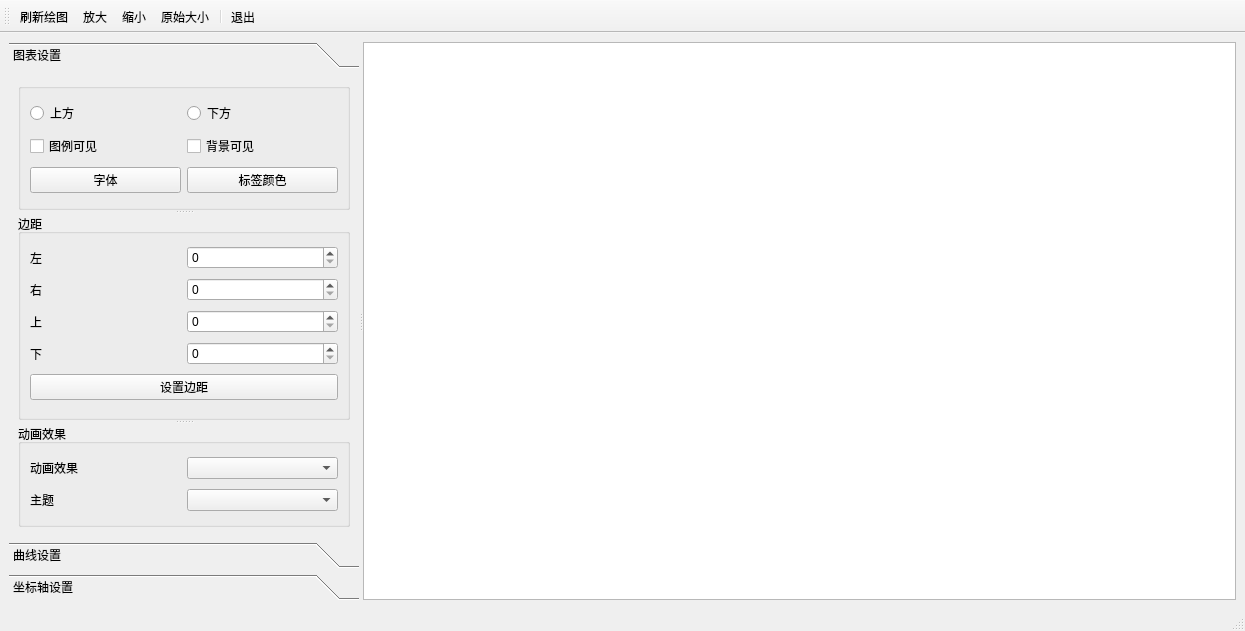
<?xml version="1.0" encoding="UTF-8"?>
<ui version="4.0">
 <class>linechart_window</class>
 <widget class="QMainWindow" name="linechart_window">
  <property name="geometry">
   <rect>
    <x>0</x>
    <y>0</y>
    <width>1245</width>
    <height>631</height>
   </rect>
  </property>
  <property name="windowTitle">
   <string>linechart_window</string>
  </property>
  <widget class="QWidget" name="centralwidget">
   <layout class="QGridLayout" name="gridLayout_14">
    <item row="0" column="0">
     <widget class="QSplitter" name="splitter_4">
      <property name="orientation">
       <enum>Qt::Horizontal</enum>
      </property>
      <widget class="QToolBox" name="toolBox">
       <property name="maximumSize">
        <size>
         <width>350</width>
         <height>16777215</height>
        </size>
       </property>
       <property name="currentIndex">
        <number>0</number>
       </property>
       <widget class="QWidget" name="pageSetCharts">
        <property name="geometry">
         <rect>
          <x>0</x>
          <y>0</y>
          <width>350</width>
          <height>420</height>
         </rect>
        </property>
        <attribute name="icon">
         <iconset resource="lienchart.qrc">
          <normaloff>:/images/linechart/3.ico</normaloff>:/images/linechart/3.ico</iconset>
        </attribute>
        <attribute name="label">
         <string>图表设置</string>
        </attribute>
        <layout class="QGridLayout" name="gridLayout_4">
         <item row="0" column="0">
          <widget class="QSplitter" name="splitter">
           <property name="orientation">
            <enum>Qt::Vertical</enum>
           </property>
           <widget class="QGroupBox" name="groupBox">
            <property name="title">
             <string/>
            </property>
            <layout class="QGridLayout" name="gridLayout_2">
             <item row="0" column="0">
              <widget class="QRadioButton" name="radioButtonTop">
               <property name="text">
                <string>上方</string>
               </property>
              </widget>
             </item>
             <item row="0" column="1">
              <widget class="QRadioButton" name="radioButtonBottom">
               <property name="text">
                <string>下方</string>
               </property>
              </widget>
             </item>
             <item row="1" column="0">
              <widget class="QCheckBox" name="checkBoxLegendVisible">
               <property name="text">
                <string>图例可见</string>
               </property>
              </widget>
             </item>
             <item row="1" column="1">
              <widget class="QCheckBox" name="checkBoxBackgroundVisible">
               <property name="text">
                <string>背景可见</string>
               </property>
              </widget>
             </item>
             <item row="2" column="0">
              <widget class="QPushButton" name="pushButtonLegendFont">
               <property name="text">
                <string>字体</string>
               </property>
              </widget>
             </item>
             <item row="2" column="1">
              <widget class="QPushButton" name="pushButtonLegendColor">
               <property name="text">
                <string>标签颜色</string>
               </property>
              </widget>
             </item>
            </layout>
           </widget>
           <widget class="QGroupBox" name="groupBox_2">
            <property name="title">
             <string>边距</string>
            </property>
            <layout class="QGridLayout" name="gridLayout">
             <item row="0" column="0">
              <widget class="QLabel" name="label">
               <property name="text">
                <string>左</string>
               </property>
              </widget>
             </item>
             <item row="0" column="1">
              <widget class="QSpinBox" name="spinBoxLeft"/>
             </item>
             <item row="1" column="0">
              <widget class="QLabel" name="label_2">
               <property name="text">
                <string>右</string>
               </property>
              </widget>
             </item>
             <item row="1" column="1">
              <widget class="QSpinBox" name="spinBoxRight"/>
             </item>
             <item row="2" column="0">
              <widget class="QLabel" name="label_3">
               <property name="text">
                <string>上</string>
               </property>
              </widget>
             </item>
             <item row="2" column="1">
              <widget class="QSpinBox" name="spinBoxTop"/>
             </item>
             <item row="3" column="0">
              <widget class="QLabel" name="label_4">
               <property name="text">
                <string>下</string>
               </property>
              </widget>
             </item>
             <item row="3" column="1">
              <widget class="QSpinBox" name="spinBoxBottom"/>
             </item>
             <item row="4" column="0" colspan="2">
              <widget class="QPushButton" name="pushButtonMarginSet">
               <property name="text">
                <string>设置边距</string>
               </property>
              </widget>
             </item>
            </layout>
           </widget>
           <widget class="QGroupBox" name="groupBox_3">
            <property name="title">
             <string>动画效果</string>
            </property>
            <layout class="QGridLayout" name="gridLayout_3">
             <item row="0" column="0">
              <widget class="QLabel" name="label_5">
               <property name="text">
                <string>动画效果</string>
               </property>
              </widget>
             </item>
             <item row="0" column="1">
              <widget class="QComboBox" name="comboBoxAnimation"/>
             </item>
             <item row="1" column="0">
              <widget class="QLabel" name="label_6">
               <property name="text">
                <string>主题</string>
               </property>
              </widget>
             </item>
             <item row="1" column="1">
              <widget class="QComboBox" name="comboBoxTopic"/>
             </item>
            </layout>
           </widget>
          </widget>
         </item>
        </layout>
       </widget>
       <widget class="QWidget" name="pageSetCurve">
        <attribute name="icon">
         <iconset resource="lienchart.qrc">
          <normaloff>:/images/linechart/dis3.ico</normaloff>:/images/linechart/dis3.ico</iconset>
        </attribute>
        <attribute name="label">
         <string>曲线设置</string>
        </attribute>
        <layout class="QGridLayout" name="gridLayout_8">
         <item row="0" column="0">
          <widget class="QSplitter" name="splitter_2">
           <property name="orientation">
            <enum>Qt::Vertical</enum>
           </property>
           <widget class="QGroupBox" name="groupBox_4">
            <property name="title">
             <string>曲线外观</string>
            </property>
            <layout class="QGridLayout" name="gridLayout_5">
             <item row="0" column="0">
              <widget class="QPushButton" name="pushButtonSeqName">
               <property name="text">
                <string>序列名称</string>
               </property>
              </widget>
             </item>
             <item row="0" column="1">
              <widget class="QLineEdit" name="lineEditSeqName"/>
             </item>
             <item row="1" column="0">
              <widget class="QCheckBox" name="checkBoxSeqVisible">
               <property name="text">
                <string>序列可见</string>
               </property>
              </widget>
             </item>
             <item row="1" column="1">
              <widget class="QCheckBox" name="checkBoxDataPointVisible">
               <property name="text">
                <string>数据点可见</string>
               </property>
              </widget>
             </item>
             <item row="2" column="0">
              <widget class="QPushButton" name="pushButtonCurveColor">
               <property name="text">
                <string>曲线颜色</string>
               </property>
              </widget>
             </item>
             <item row="2" column="1">
              <widget class="QPushButton" name="pushButtonCurvePen">
               <property name="text">
                <string>曲线Pen</string>
               </property>
              </widget>
             </item>
             <item row="3" column="0">
              <widget class="QLabel" name="label_7">
               <property name="text">
                <string>透明度</string>
               </property>
              </widget>
             </item>
             <item row="3" column="1">
              <widget class="QSlider" name="horizontalSliderTransparency">
               <property name="orientation">
                <enum>Qt::Horizontal</enum>
               </property>
              </widget>
             </item>
            </layout>
           </widget>
           <widget class="QGroupBox" name="groupBox_5">
            <property name="title">
             <string>数据点标签</string>
            </property>
            <layout class="QGridLayout" name="gridLayout_6">
             <item row="0" column="0">
              <widget class="QCheckBox" name="checkBoxLabelDataPointVisible">
               <property name="text">
                <string>数据点标签可见</string>
               </property>
              </widget>
             </item>
             <item row="1" column="0">
              <widget class="QPushButton" name="pushButtonLabelColor">
               <property name="text">
                <string>标签颜色</string>
               </property>
              </widget>
             </item>
             <item row="2" column="0">
              <widget class="QPushButton" name="pushButtonLabelFont">
               <property name="text">
                <string>标签字体</string>
               </property>
              </widget>
             </item>
            </layout>
           </widget>
           <widget class="QGroupBox" name="groupBox_6">
            <property name="title">
             <string>标签格式</string>
            </property>
            <layout class="QGridLayout" name="gridLayout_7">
             <item row="0" column="0">
              <widget class="QRadioButton" name="radioButtonYPoint">
               <property name="text">
                <string>y@point</string>
               </property>
              </widget>
             </item>
             <item row="1" column="0">
              <widget class="QRadioButton" name="radioButtonXYPoint">
               <property name="text">
                <string>（x@point, y@point）</string>
               </property>
              </widget>
             </item>
            </layout>
           </widget>
          </widget>
         </item>
        </layout>
       </widget>
       <widget class="QWidget" name="pageSetAxis">
        <property name="geometry">
         <rect>
          <x>0</x>
          <y>0</y>
          <width>329</width>
          <height>877</height>
         </rect>
        </property>
        <attribute name="icon">
         <iconset resource="lienchart.qrc">
          <normaloff>:/images/linechart/f14.ico</normaloff>:/images/linechart/f14.ico</iconset>
        </attribute>
        <attribute name="label">
         <string>坐标轴设置</string>
        </attribute>
        <layout class="QGridLayout" name="gridLayout_15">
         <item row="0" column="0">
          <widget class="QSplitter" name="splitter_3">
           <property name="orientation">
            <enum>Qt::Vertical</enum>
           </property>
           <widget class="QGroupBox" name="groupBox_7">
            <property name="title">
             <string>设置坐标轴对象</string>
            </property>
            <layout class="QGridLayout" name="gridLayout_17">
             <item row="0" column="0">
              <widget class="QRadioButton" name="radioButton">
               <property name="text">
                <string>X</string>
               </property>
              </widget>
             </item>
             <item row="0" column="1">
              <widget class="QRadioButton" name="radioButton_2">
               <property name="text">
                <string>Y</string>
               </property>
              </widget>
             </item>
            </layout>
           </widget>
           <widget class="QGroupBox" name="groupBox_8">
            <property name="title">
             <string>坐标轴总体</string>
            </property>
            <layout class="QGridLayout" name="gridLayout_9">
             <item row="0" column="0">
              <widget class="QLabel" name="label_8">
               <property name="text">
                <string>最小值</string>
               </property>
              </widget>
             </item>
             <item row="0" column="1">
              <widget class="QDoubleSpinBox" name="doubleSpinBox"/>
             </item>
             <item row="1" column="0">
              <widget class="QLabel" name="label_9">
               <property name="text">
                <string>最大值</string>
               </property>
              </widget>
             </item>
             <item row="1" column="1">
              <widget class="QDoubleSpinBox" name="doubleSpinBox_2"/>
             </item>
             <item row="2" column="0">
              <widget class="QCheckBox" name="checkBox">
               <property name="text">
                <string>是否可见</string>
               </property>
              </widget>
             </item>
             <item row="3" column="0" colspan="2">
              <widget class="QPushButton" name="pushButton">
               <property name="text">
                <string>设置坐标轴范围</string>
               </property>
              </widget>
             </item>
            </layout>
           </widget>
           <widget class="QGroupBox" name="groupBox_9">
            <property name="title">
             <string>坐标轴标题</string>
            </property>
            <layout class="QGridLayout" name="gridLayout_10">
             <item row="0" column="0">
              <widget class="QPushButton" name="pushButton_2">
               <property name="text">
                <string>设置标题</string>
               </property>
              </widget>
             </item>
             <item row="0" column="1">
              <widget class="QLineEdit" name="lineEdit"/>
             </item>
             <item row="1" column="0">
              <widget class="QPushButton" name="pushButton_3">
               <property name="text">
                <string>设置字体</string>
               </property>
              </widget>
             </item>
             <item row="1" column="1">
              <widget class="QCheckBox" name="checkBox_2">
               <property name="text">
                <string>标题是否可见</string>
               </property>
              </widget>
             </item>
            </layout>
           </widget>
           <widget class="QGroupBox" name="groupBox_10">
            <property name="title">
             <string>轴刻度标签</string>
            </property>
            <layout class="QGridLayout" name="gridLayout_11">
             <item row="0" column="0">
              <widget class="QPushButton" name="pushButton_4">
               <property name="text">
                <string>标签格式</string>
               </property>
              </widget>
             </item>
             <item row="0" column="1">
              <widget class="QLineEdit" name="lineEdit_2"/>
             </item>
             <item row="1" column="0">
              <widget class="QPushButton" name="pushButton_5">
               <property name="text">
                <string>文字颜色</string>
               </property>
              </widget>
             </item>
             <item row="1" column="1">
              <widget class="QPushButton" name="pushButton_6">
               <property name="text">
                <string>设置字体</string>
               </property>
              </widget>
             </item>
             <item row="2" column="0">
              <widget class="QCheckBox" name="checkBox_3">
               <property name="text">
                <string>标签是否可见</string>
               </property>
              </widget>
             </item>
            </layout>
           </widget>
           <widget class="QGroupBox" name="groupBox_11">
            <property name="title">
             <string>GridLine</string>
            </property>
            <layout class="QGridLayout" name="gridLayout_12">
             <item row="0" column="0">
              <widget class="QCheckBox" name="checkBox_4">
               <property name="text">
                <string>GridLineVisible</string>
               </property>
              </widget>
             </item>
             <item row="1" column="0">
              <widget class="QPushButton" name="pushButton_7">
               <property name="text">
                <string>GridLineForColor</string>
               </property>
              </widget>
             </item>
             <item row="2" column="0">
              <widget class="QPushButton" name="pushButton_8">
               <property name="text">
                <string>GridLineForPen</string>
               </property>
              </widget>
             </item>
            </layout>
           </widget>
           <widget class="QGroupBox" name="groupBox_12">
            <property name="title">
             <string>Axis and Ticks</string>
            </property>
            <layout class="QGridLayout" name="gridLayout_16">
             <item row="0" column="0">
              <widget class="QLabel" name="label_10">
               <property name="text">
                <string>Tick个数</string>
               </property>
              </widget>
             </item>
             <item row="0" column="1">
              <widget class="QSpinBox" name="spinBox"/>
             </item>
             <item row="1" column="0" colspan="2">
              <widget class="QCheckBox" name="checkBox_5">
               <property name="text">
                <string>LineVisible</string>
               </property>
              </widget>
             </item>
             <item row="2" column="0">
              <widget class="QPushButton" name="pushButton_9">
               <property name="text">
                <string>LinePen</string>
               </property>
              </widget>
             </item>
             <item row="2" column="1">
              <widget class="QPushButton" name="pushButton_10">
               <property name="text">
                <string>LienPenColor</string>
               </property>
              </widget>
             </item>
            </layout>
           </widget>
           <widget class="QGroupBox" name="groupBox_13">
            <property name="title">
             <string>MinorTick</string>
            </property>
            <layout class="QGridLayout" name="gridLayout_13">
             <item row="0" column="0">
              <widget class="QLabel" name="label_11">
               <property name="text">
                <string>MinorTick个数</string>
               </property>
              </widget>
             </item>
             <item row="0" column="1">
              <widget class="QSpinBox" name="spinBox_2"/>
             </item>
             <item row="1" column="0">
              <widget class="QCheckBox" name="checkBox_6">
               <property name="text">
                <string>MinorTickVisible</string>
               </property>
              </widget>
             </item>
             <item row="2" column="0">
              <widget class="QPushButton" name="pushButton_11">
               <property name="text">
                <string>MinorTickColor</string>
               </property>
              </widget>
             </item>
             <item row="2" column="1">
              <widget class="QPushButton" name="pushButton_12">
               <property name="text">
                <string>MinorTickPen</string>
               </property>
              </widget>
             </item>
            </layout>
           </widget>
          </widget>
         </item>
        </layout>
       </widget>
      </widget>
      <widget class="QChartView" name="chartView"/>
     </widget>
    </item>
   </layout>
  </widget>
  <widget class="QStatusBar" name="statusbar"/>
  <widget class="QToolBar" name="toolBar">
   <property name="windowTitle">
    <string>toolBar</string>
   </property>
   <property name="toolButtonStyle">
    <enum>Qt::ToolButtonTextUnderIcon</enum>
   </property>
   <attribute name="toolBarArea">
    <enum>TopToolBarArea</enum>
   </attribute>
   <attribute name="toolBarBreak">
    <bool>false</bool>
   </attribute>
   <addaction name="actionDrawRefresh"/>
   <addaction name="actionZoomIn"/>
   <addaction name="actionZoomOut"/>
   <addaction name="actionResize"/>
   <addaction name="separator"/>
   <addaction name="actionExit"/>
  </widget>
  <action name="actionDrawRefresh">
   <property name="icon">
    <iconset resource="lienchart.qrc">
     <normaloff>:/images/linechart/828.bmp</normaloff>:/images/linechart/828.bmp</iconset>
   </property>
   <property name="text">
    <string>刷新绘图</string>
   </property>
  </action>
  <action name="actionZoomIn">
   <property name="icon">
    <iconset resource="lienchart.qrc">
     <normaloff>:/images/linechart/418.bmp</normaloff>:/images/linechart/418.bmp</iconset>
   </property>
   <property name="text">
    <string>放大</string>
   </property>
  </action>
  <action name="actionZoomOut">
   <property name="icon">
    <iconset resource="lienchart.qrc">
     <normaloff>:/images/linechart/416.bmp</normaloff>:/images/linechart/416.bmp</iconset>
   </property>
   <property name="text">
    <string>缩小</string>
   </property>
  </action>
  <action name="actionResize">
   <property name="icon">
    <iconset resource="lienchart.qrc">
     <normaloff>:/images/linechart/414.bmp</normaloff>:/images/linechart/414.bmp</iconset>
   </property>
   <property name="text">
    <string>原始大小</string>
   </property>
  </action>
  <action name="actionExit">
   <property name="icon">
    <iconset resource="lienchart.qrc">
     <normaloff>:/images/linechart/132.bmp</normaloff>:/images/linechart/132.bmp</iconset>
   </property>
   <property name="text">
    <string>退出</string>
   </property>
  </action>
 </widget>
 <customwidgets>
  <customwidget>
   <class>QChartView</class>
   <extends>QGraphicsView</extends>
   <header location="global">qchartview.h</header>
  </customwidget>
 </customwidgets>
 <resources>
  <include location="lienchart.qrc"/>
 </resources>
 <connections>
  <connection>
   <sender>actionExit</sender>
   <signal>triggered()</signal>
   <receiver>linechart_window</receiver>
   <slot>close()</slot>
   <hints>
    <hint type="sourcelabel">
     <x>-1</x>
     <y>-1</y>
    </hint>
    <hint type="destinationlabel">
     <x>467</x>
     <y>271</y>
    </hint>
   </hints>
  </connection>
 </connections>
</ui>
